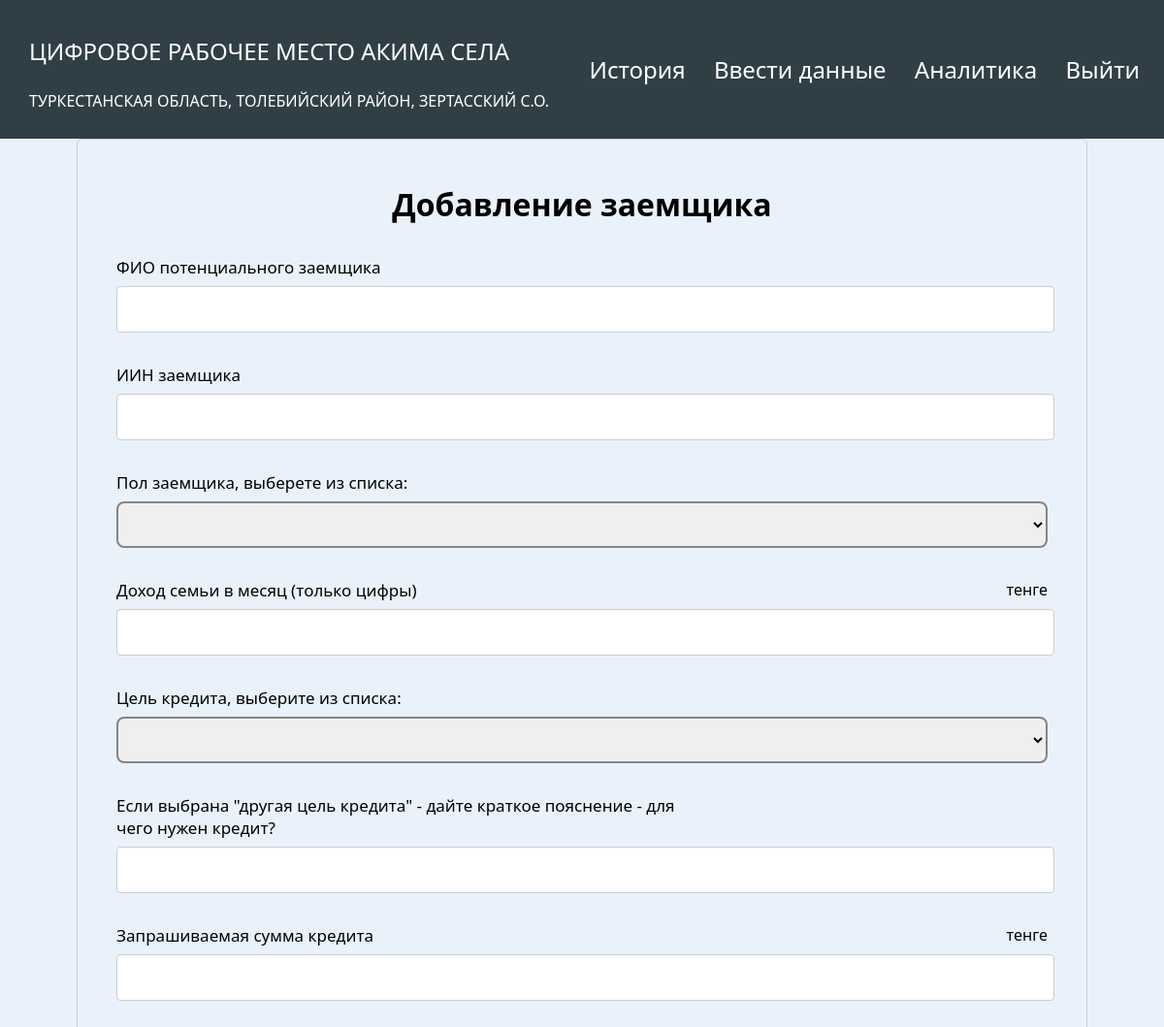
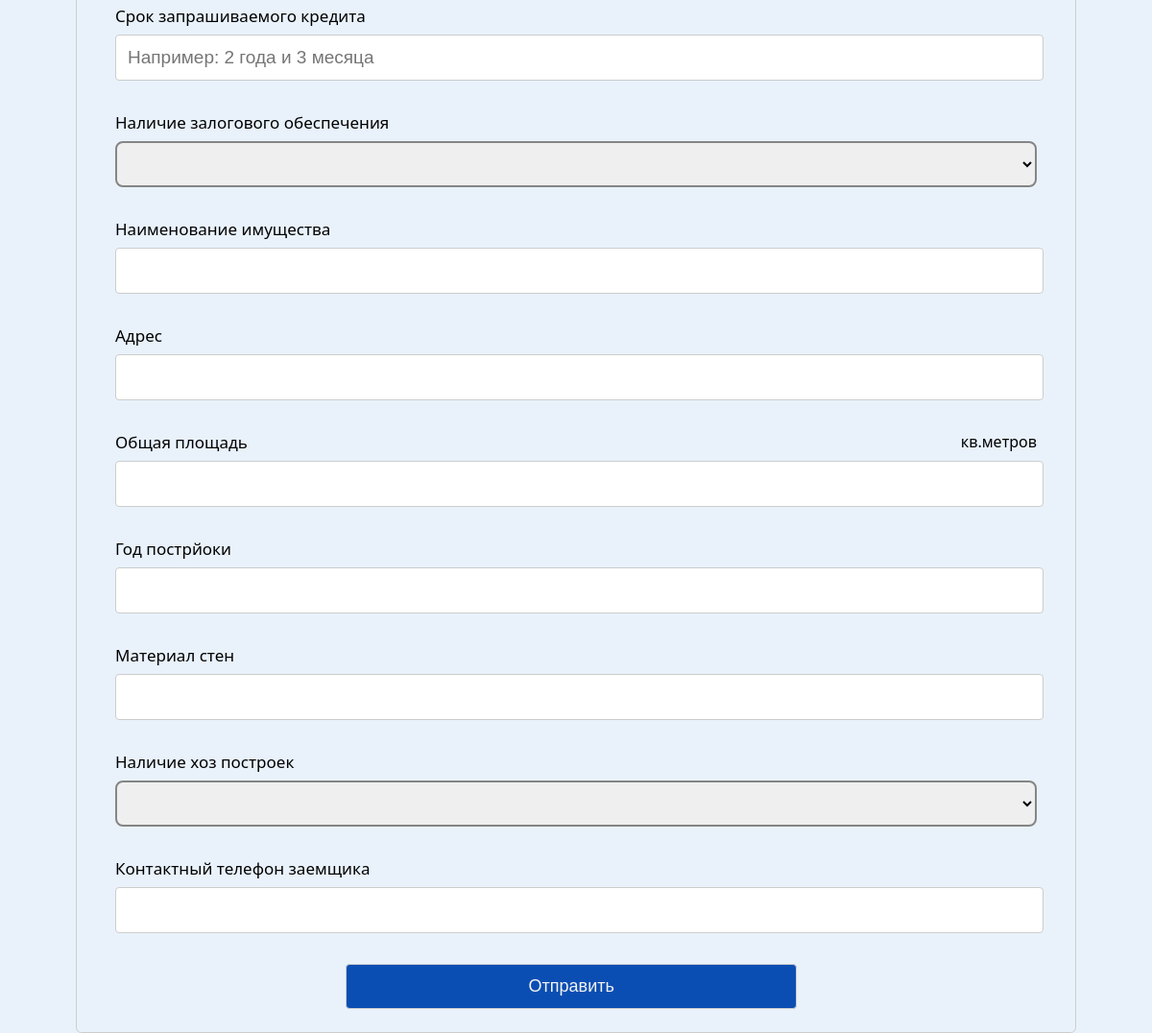
The app's page /add-creditors (signed in) with its own data (2 pictures, top to bottom).
### app/models.py (models this page shows, shortened)
class User(db.Model, UserMixin):
   id = db.Column(db.Integer, primary_key = True)
   login = db.Column(db.String(250), unique=True)
   kato_2 = db.Column(db.String(1024))
   kato_2_name = db.Column(db.String(1024))
   kato_4 = db.Column(db.String(1024))
   kato_4_name = db.Column(db.String(1024))
   kato_6 = db.Column(db.String(1024), unique=True)
   kato_6_name = db.Column(db.String(1024))
   password = db.Column(db.String(250))
   is_district = db.Column(db.Boolean)
   is_obl = db.Column(db.Boolean)

### app/routes.py (the view, shortened to what this page needs)
@app.route('/add-creditors', methods=['POST', 'GET'])
@login_required
def add_creditors():
    form = CreditorForm()
    if request.method == 'GET':
        return render_template('creditors.html', form=form, user=current_user, measurement_units=measurement_units)
    return render_template('creditors.html', form=form, user=current_user, measurement_units=measurement_units)

### app/routes.py (called while the page is built)
@login_manager.user_loader
def load_user(user_id):
    return User.query.get(int(user_id))

### app/templates/creditors.html (shortened to what this page needs)
{% extends "base.html" %} {% block title %}Форма заполнения кредиторов{% endblock %}
{% block content %}
<link rel="stylesheet" href="{{ url_for('static', filename='creditors.css') }}" />
<body>
  <form action="#" class="form" method="POST">
    <h1 class="text-center">Добавление заемщика</h1>
    <div class="input-group">
      <div class="label">
        {{ form.FIO.label }}
      </div>
      {{ form.FIO }}
    </div>
    <div class="input-group">
      <div class="label">
        {{ form.IIN.label }}
      </div>
      {{ form.IIN }}
    </div>
    <div class="input-group">
      <div class="label">
        {{ form.gender.label }}
      </div>
      {{ form.gender }}
    </div>
    <div class="input-group">
      <div class="label">
        {{ form.family_income_month.label }}
        {{ measurement_units['tenge'] }}
      </div>
      {{ form.family_income_month }}
    </div>
    <div class="input-group">
      <div class="label">
        {{ form.credit_goal.label }}
      </div>
      {{ form.credit_goal }}
    </div>
    <div class="input-group">
      <div class="label">
        {{ form.credit_other_goal.label }}
      </div>
      {{ form.credit_other_goal }}
    </div>
    <div class="input-group">
      <div class="label">
        {{ form.credit_amount.label }}
        {{ measurement_units['tenge'] }}
      </div>
      {{ form.credit_amount }}
    </div>
    <div class="input-group">
      <div class="label">
        {{ form.credit_period.label }}
      </div>
      {{ form.credit_period(placeholder='Например: 2 года и 3 месяца') }}
    </div>
    <div class="input-group">
      <div class="label">
        {{ form.zalog_avaliability.label }}
      </div>
      {{ form.zalog_avaliability }}
    </div>
    <div class="input-group">
      <div class="label">
        {{ form.zalog_name.label }}
      </div>
      {{ form.zalog_name }}
    </div>
    <div class="input-group">
      <div class="label">
        {{ form.zalog_address.label }}
      </div>
      {{ form.zalog_address }}
    </div>
    <div class="input-group">
      <div class="label">
        {{ form.zalog_square.label }}
        {{ measurement_units['square'] }}
      </div>
      {{ form.zalog_square }}
    </div>
    <div class="input-group">
      <div class="label">
        {{ form.zalog_creation_year.label }}
      </div>
      {{ form.zalog_creation_year }}
    </div>
    <div class="input-group">
      <div class="label">
        {{ form.zalog_wall_material.label }}
      </div>
      {{ form.zalog_wall_material }}
    </div>
    <div class="input-group">
      <div class="label">
        {{ form.zalog_hoz_buildings.label }}
      </div>
      {{ form.zalog_hoz_buildings }}
    </div>
    <div class="input-group">
      <div class="label">
        {{ form.creditor_phone.label }}
      </div>
      {{ form.creditor_phone }}
    </div>
    <div class="btns-group">
      {{ form.submit(class="btn") }}
    </div>
  </form>
</body>
{% endblock %}

### app/templates/base.html (shortened to what this page needs)
<!DOCTYPE html>
<html lang="ru">
<head>
  <link rel="stylesheet" href="{{ url_for('static', filename='base.css') }}">
</head>
<div class="content">
  <nav class="head">
    <div class="logo_block">
    {% if user.is_authenticated %}
        {% if user.is_obl %}
        <div>
          <p class="logo_text">Цифровое Рабочее место Акима области</p>
         <p class="logo_text_under">{{ user.kato_2_name }}</p>
        </div>
        {% elif user.is_district %}
            <div>
                <p class="logo_text">Цифровое Рабочее место Акима района</p>
               <p class="logo_text_under">{{ user.kato_4_name }}</p>
            </div>
       {% else %}
            <div>
                <p class="logo_text">Цифровое Рабочее место Акима села</p>
                <p class="logo_text_under">{{ user.kato_2_name }}, {{ user.kato_4_name }}, {{ user.kato_6_name }}</p>
            </div>
       {% endif %}
       {% else %}
       <img src="../static/img/logo2.svg" class="logo" alt="МСХ" />
       <div>
        <p class="logo_text">Цифровое Рабочее место Акима села</p>
      </div>
    {% endif %}
    </div>
    <div>
      {% if user.is_authenticated %}
      {% if user.is_district %}
      <a class="nav_link" id="portfolio" href="{{ url_for('region_akim') }}">Анкеты</a>
      {% else %}
      {% if not user.is_obl %}
      <a class="nav_link" id="portfolio" href="{{ url_for('account') }}">История</a>
      <a class="nav_link" id="portfolio" href="{{ url_for('edit_form') }}">Ввести данные</a>
      {% endif %}
      {% endif %}
      <a class="nav_link" id="portfolio" href="{{ url_for('dashboard_soc1') }}">Аналитика</a>
      <a class="nav_link" id="logout" href="{{ url_for('logout') }}">Выйти</a>
      {% else %}
      <a class="nav_link" id="login" href="{{ url_for('login') }}">Войти</a>
      {% endif %}
    </div>
  </nav>
  <div class="container">{% block content %} {% endblock %}</div>
</div>
</html>

### app/static/base.css (style rules this page uses)
body { margin: 0; background-color: rgba(215, 231, 248, 0.53); font-family: Montserrat, "Segoe UI", Tahoma, Geneva, Verdana, sans-serif; }
.content { width: 100%; }
.head { display: flex; width: 100%; justify-content: space-between; height: fit-content; align-items: center; background-color: #303F46; padding-bottom: 12px; padding-top: 12px; }
.logo_block { display: flex; align-items: center; }
.logo_text { font-size: x-large; color: #fff; margin-left: 30px; text-transform: uppercase; }
.logo_text_under { font-size: medium; color: #fff; margin-left: 30px; text-transform: uppercase; }
.nav_link { font-size: x-large; color: #fff; text-decoration: none; padding-right: 25px; }

### app/static/creditors.css (style rules this page uses)
:root { --primary-color: rgb(11, 78, 179); }
label { display: block; margin-bottom: 0.5rem; width: 60%; }
.label { display: flex; width: 100%; justify-content: space-between; }
input { display: block; font-size: 19px; width: 98%; padding: 0.75rem; border: 1px solid #ccc; border-radius: 0.25rem; }
select { width: 100%; font-size: 19px; padding: 0.25rem; border-radius: 0.5rem; border: #858585 2px solid; height: 3rem; }
label { font-size: 17px; }
.text-center { text-align: center; }
.form { width: 80%; max-width: 1200px; margin: 0 auto; border: 1px solid #ccc; border-radius: 0.35rem; padding: 1.5rem 2.5rem; }
.input-group { margin: 2rem 0; }
.btns-group { display: flex; width: 50%; margin: 0 auto; }
.btn { padding: 0.75rem; font-size: 18px; display: block; text-decoration: none; background-color: var(--primary-color); color: #f3f3f3; text-align: center; border-radius: 0.25rem; cursor: pointer; transition: 0.3s; }

### records on screen
User: kato_2_name "ТУРКЕСТАНСКАЯ ОБЛАСТЬ", kato_4_name "ТОЛЕБИЙСКИЙ РАЙОН", kato_6_name "ЗЕРТАССКИЙ С.О."

### other values on screen
{{ measurement_units['tenge'] }} "тенге"
{{ measurement_units['square'] }} "кв.метров"
